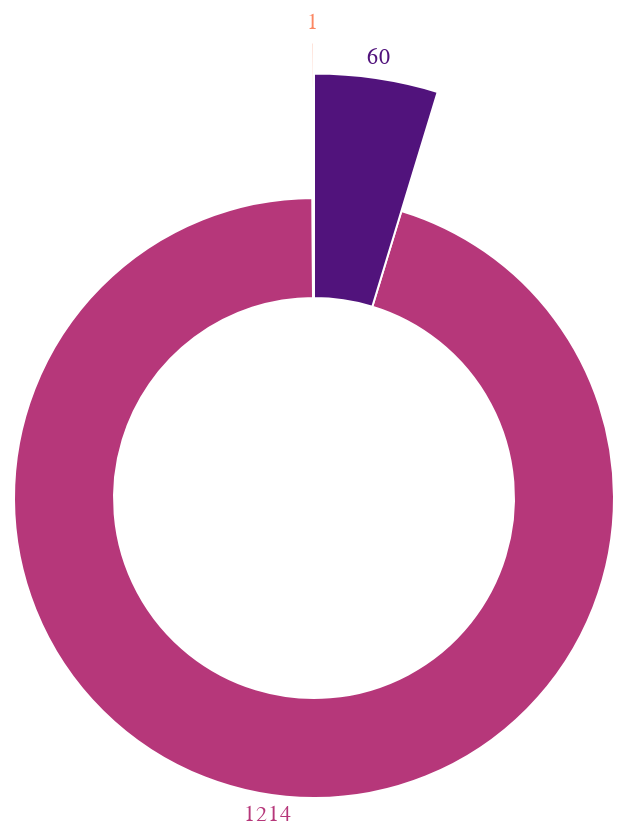

Here is the notebook cell this chart was saved with:
### Markdown cell above
Market Share of CPU Companies

### Code cell
# Generate the counts of CPU companies
cpu_counts = akv16['CPU_company'].value_counts().reset_index()
cpu_counts.columns = ['CPU_Company', 'Count']
print(cpu_counts)

# Base chart with arcs
base = alt.Chart(cpu_counts).encode(
    theta=alt.Theta("Count:Q", stack=True),
    radius=alt.Radius("Count:Q", scale=alt.Scale(type="sqrt", zero=True, rangeMin=230)),
    color=alt.Color("CPU_Company:N", scale=alt.Scale(scheme='magma'),  legend=None),  # Using CPU_Company for color
    tooltip=['CPU_Company', 'Count']

)

# Arc chart
c1 = base.mark_arc(innerRadius=100, stroke="#fff")

# Adding the text labels with offset
c2 = base.mark_text(radiusOffset=10).encode(
    text=alt.Text("Count:Q")  # Show the Count as text labels
)
c3=c1 + c2
# Combine arc and text charts
c3.save('6.html')
c3.interactive()

### Figure 1 — Vega-Lite specification as saved in the notebook (floating-point values rounded to 4 significant figures)
{"usermeta": {"embedOptions": {"theme": "dark"}}, "config": {"view": {"continuousWidth": 300, "continuousHeight": 300}}, "layer": [{"mark": {"type": "arc", "innerRadius": 100, "stroke": "#fff"}, "encoding": {"color": {"field": "CPU_Company", "legend": null, "scale": {"scheme": "magma"}, "type": "nominal"}, "radius": {"field": "Count", "scale": {"rangeMin": 230, "type": "sqrt", "zero": true}, "type": "quantitative"}, "theta": {"field": "Count", "stack": true, "type": "quantitative"}, "tooltip": [{"field": "CPU_Company", "type": "nominal"}, {"field": "Count", "type": "quantitative"}]}, "name": "view_1"}, {"mark": {"type": "text", "radiusOffset": 10}, "encoding": {"color": {"field": "CPU_Company", "legend": null, "scale": {"scheme": "magma"}, "type": "nominal"}, "radius": {"field": "Count", "scale": {"rangeMin": 230, "type": "sqrt", "zero": true}, "type": "quantitative"}, "text": {"field": "Count", "type": "quantitative"}, "theta": {"field": "Count", "stack": true, "type": "quantitative"}, "tooltip": [{"field": "CPU_Company", "type": "nominal"}, {"field": "Count", "type": "quantitative"}]}}], "data": {"name": "data-ca88f24a0a96a8eb85025c8490c12948"}, "params": [{"name": "param_6", "select": {"type": "interval", "encodings": ["x", "y"]}, "bind": "scales", "views": ["view_1"]}], "$schema": "https://vega.github.io/schema/vega-lite/v5.20.1.json", "datasets": {"data-ca88f24a0a96a8eb85025c8490c12948": [{"CPU_Company": "Intel", "Count": 1214}, {"CPU_Company": "AMD", "Count": 60}, {"CPU_Company": "Samsung", "Count": 1}]}}
